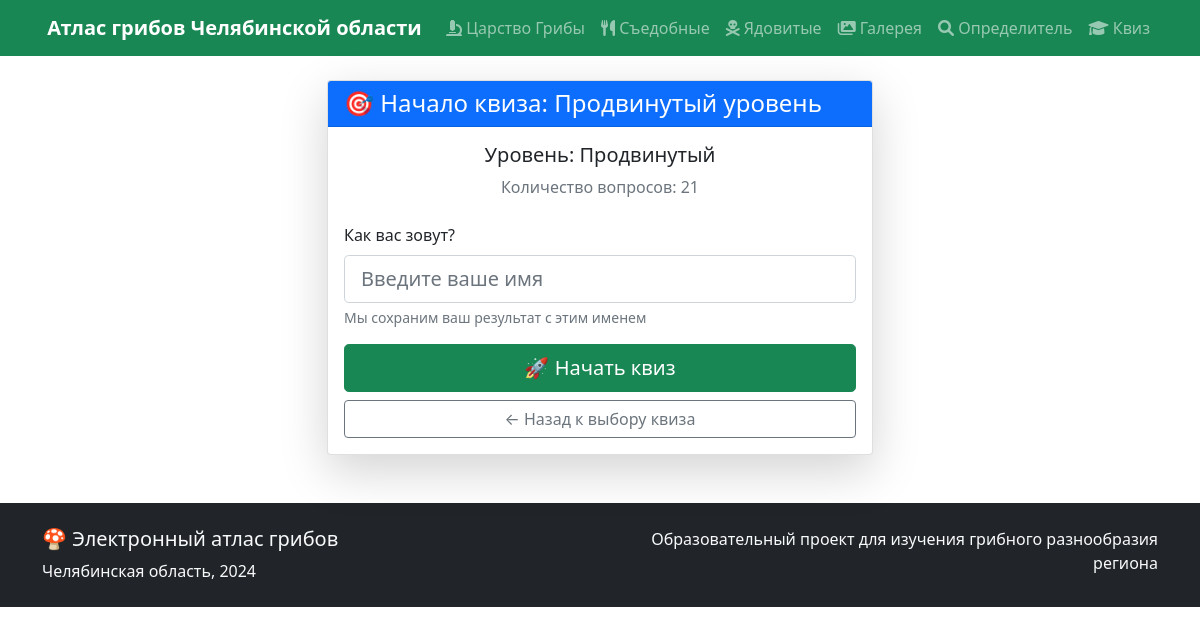
Page /quiz/2/start/ on the committed database.
### mushrooms/models.py (models this page shows, shortened)
class Quiz(models.Model):
    LEVEL_CHOICES = [
        ('basic', 'Базовый'),
        ('advanced', 'Продвинутый'),
        ('expert', 'Эксперт'),
    ]
    name = models.CharField(max_length=100, verbose_name="Название квиза")
    level = models.CharField(max_length=20, choices=LEVEL_CHOICES, verbose_name="Уровень сложности")
    description = models.TextField(verbose_name="Описание")
    questions_count = models.PositiveIntegerField(default=20, verbose_name="Количество вопросов")
    class Meta:
        verbose_name = "Квиз"
        verbose_name_plural = "Квизы"

### mushrooms/views.py (the view, shortened to what this page needs)
# urls.py: path('quiz/<int:quiz_id>/start/', views.quiz_start, name='quiz_start'),
def quiz_start(request, quiz_id):
    quiz = get_object_or_404(Quiz, id=quiz_id)
    return render(request, 'quiz/quiz_start.html', {'quiz': quiz})

### templates/quiz/quiz_start.html (shortened to what this page needs)
{% extends 'base.html' %}
{% block content %}
<div class="row justify-content-center">
    <div class="col-md-6">
        <div class="card shadow-lg">
            <div class="card-header bg-primary text-white">
                <h4 class="mb-0">🎯 Начало квиза: {{ quiz.name }}</h4>
            </div>
            <div class="card-body">
                <div class="text-center mb-4">
                    <h5>Уровень: {{ quiz.get_level_display }}</h5>
                    <p class="text-muted">Количество вопросов: {{ quiz.questions_count }}</p>
                </div>
                <form method="post">
                    <div class="mb-3">
                        <label for="user_name" class="form-label">Как вас зовут?</label>
                        <input type="text" class="form-control form-control-lg"
                               id="user_name" name="user_name"
                               placeholder="Введите ваше имя" required
                               value="{{ request.POST.user_name }}">
                        <div class="form-text">Мы сохраним ваш результат с этим именем</div>
                    </div>
                    <div class="d-grid gap-2">
                        <button type="submit" class="btn btn-success btn-lg">
                            🚀 Начать квиз
                        </button>
                        <a href="{% url 'quiz_home' %}" class="btn btn-outline-secondary">
                            ← Назад к выбору квиза
                        </a>
                    </div>
                </form>
            </div>
        </div>
    </div>
</div>
{% endblock %}

### rows in the picture
Quiz: name "Продвинутый уровень", level "Продвинутый", questions_count "21"
